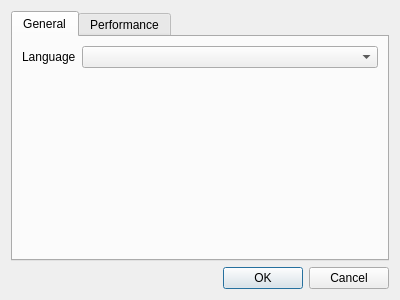
<?xml version="1.0" encoding="UTF-8"?>
<ui version="4.0">
 <class>settings_dialog</class>
 <widget class="QDialog" name="settings_dialog">
  <property name="geometry">
   <rect>
    <x>0</x>
    <y>0</y>
    <width>400</width>
    <height>300</height>
   </rect>
  </property>
  <property name="windowTitle">
   <string>Settings</string>
  </property>
  <layout class="QVBoxLayout" name="verticalLayout_3">
   <item>
    <widget class="QTabWidget" name="tabWidget">
     <property name="currentIndex">
      <number>0</number>
     </property>
     <widget class="QWidget" name="tab_2">
      <attribute name="title">
       <string>General</string>
      </attribute>
      <layout class="QVBoxLayout" name="verticalLayout_2">
       <item>
        <layout class="QHBoxLayout" name="horizontalLayout_2">
         <item>
          <widget class="QLabel" name="label_3">
           <property name="text">
            <string>Language</string>
           </property>
          </widget>
         </item>
         <item>
          <widget class="QComboBox" name="language">
           <property name="sizePolicy">
            <sizepolicy hsizetype="Expanding" vsizetype="Fixed">
             <horstretch>0</horstretch>
             <verstretch>0</verstretch>
            </sizepolicy>
           </property>
          </widget>
         </item>
        </layout>
       </item>
       <item>
        <spacer name="verticalSpacer_2">
         <property name="orientation">
          <enum>Qt::Vertical</enum>
         </property>
         <property name="sizeHint" stdset="0">
          <size>
           <width>20</width>
           <height>164</height>
          </size>
         </property>
        </spacer>
       </item>
      </layout>
     </widget>
     <widget class="QWidget" name="tab">
      <attribute name="title">
       <string>Performance</string>
      </attribute>
      <layout class="QVBoxLayout" name="verticalLayout">
       <item>
        <widget class="QCheckBox" name="repaint_instantly">
         <property name="text">
          <string>Repaint instantly</string>
         </property>
        </widget>
       </item>
       <item>
        <widget class="QLabel" name="label">
         <property name="text">
          <string>Update viewport once painting parameters modified. This might increase GPU usage significantly.</string>
         </property>
         <property name="wordWrap">
          <bool>true</bool>
         </property>
        </widget>
       </item>
       <item>
        <widget class="Line" name="line">
         <property name="orientation">
          <enum>Qt::Horizontal</enum>
         </property>
        </widget>
       </item>
       <item>
        <layout class="QHBoxLayout" name="horizontalLayout">
         <item>
          <widget class="QLabel" name="label_2">
           <property name="text">
            <string>Viewport maximum frame rate</string>
           </property>
          </widget>
         </item>
         <item>
          <spacer name="horizontalSpacer">
           <property name="orientation">
            <enum>Qt::Horizontal</enum>
           </property>
           <property name="sizeHint" stdset="0">
            <size>
             <width>40</width>
             <height>20</height>
            </size>
           </property>
          </spacer>
         </item>
         <item>
          <widget class="QLineEdit" name="viewport_max_frame_rate"/>
         </item>
        </layout>
       </item>
       <item>
        <spacer name="verticalSpacer">
         <property name="orientation">
          <enum>Qt::Vertical</enum>
         </property>
         <property name="sizeHint" stdset="0">
          <size>
           <width>20</width>
           <height>126</height>
          </size>
         </property>
        </spacer>
       </item>
      </layout>
     </widget>
    </widget>
   </item>
   <item>
    <widget class="QDialogButtonBox" name="buttonBox">
     <property name="orientation">
      <enum>Qt::Horizontal</enum>
     </property>
     <property name="standardButtons">
      <set>QDialogButtonBox::Cancel|QDialogButtonBox::Ok</set>
     </property>
    </widget>
   </item>
  </layout>
 </widget>
 <resources/>
 <connections>
  <connection>
   <sender>buttonBox</sender>
   <signal>accepted()</signal>
   <receiver>settings_dialog</receiver>
   <slot>accept()</slot>
   <hints>
    <hint type="sourcelabel">
     <x>248</x>
     <y>254</y>
    </hint>
    <hint type="destinationlabel">
     <x>157</x>
     <y>274</y>
    </hint>
   </hints>
  </connection>
  <connection>
   <sender>buttonBox</sender>
   <signal>rejected()</signal>
   <receiver>settings_dialog</receiver>
   <slot>reject()</slot>
   <hints>
    <hint type="sourcelabel">
     <x>316</x>
     <y>260</y>
    </hint>
    <hint type="destinationlabel">
     <x>286</x>
     <y>274</y>
    </hint>
   </hints>
  </connection>
 </connections>
</ui>
